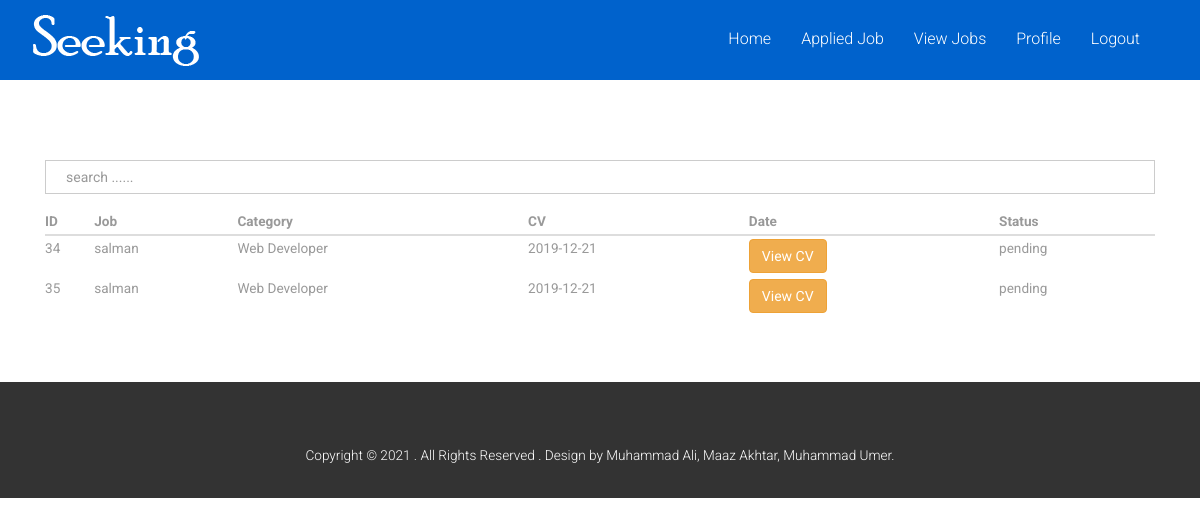
The app's page /appliedjobs.php (signed in) with its own data.
### tables this page shows
CREATE TABLE `application` (
  `appid` int(11) NOT NULL,
  `userid` int(11) DEFAULT NULL,
  `jobid` int(11) DEFAULT NULL,
  `cv` varchar(1000) DEFAULT NULL,
  `date` date DEFAULT NULL,
  `appstatus` varchar(50) NOT NULL
);

CREATE TABLE `jobs` (
  `jobid` int(11) NOT NULL,
  `name` varchar(50) NOT NULL,
  `description` varchar(500) NOT NULL,
  `skill` varchar(50) NOT NULL,
  `timing` varchar(50) NOT NULL,
  `date` date NOT NULL,
  `salary` int(11) NOT NULL,
  `location` varchar(50) NOT NULL,
  `catid` int(11) NOT NULL,
  `userid` int(11) NOT NULL,
  `nov` int(11) NOT NULL,
  `jobstatus` varchar(50) NOT NULL
);

CREATE TABLE `categories` (
  `catid` int(11) NOT NULL,
  `name` varchar(50) NOT NULL,
  `catstatus` varchar(50) NOT NULL
);

### appliedjobs.php (the view, shortened to what this page needs)
<!DOCTYPE html>
<html lang="en">
<head>
</head>
<body>
<?php
    include('header.php');
    include('connection.php');
     $userid = $_SESSION['userid'];
?>
    <div class="container">
      <div class="single">
            <div class="col-md-12">
                 <div class="form-group">
                 <input type="text" id="myinput" placeholder="search ......" class="form-control">
                 </div>
                 <table class="table">
                      <thead>
                            <tr>
                                 <th>ID</th>
                                 <th>Job</th>
                                 <th>Category</th>
                                 <th>CV</th>
                                 <th>Date</th>
                                 <th>Status</th>
                            </tr>
                      </thead>
                      <tbody id="mytable">
                           <?php
                              $sql = "SELECT application.appid, jobs.name , categories.name as 'catname', application.date, application.cv,application.appstatus
                              from application
                              INNER join jobs on jobs.jobid = application.jobid
                              INNER join categories on categories.catid = jobs.catid
                              INNER join user on user.userid = application.userid
                              where application.userid = '$userid'
                              ";
                              $rs = mysqli_query($con,$sql);
                              while($data = mysqli_fetch_array($rs)){
                           ?>
                            <tr>
                                <td><?=$data['appid']?></td>
                                <td><?=$data['name']?></td>
                                <td><?=$data['catname']?></td>
                                <td><?=$data['date']?></td>
                                <td><a href="uploads/<?=$data['cv']?>" class="btn btn-warning" target="_blank" >View CV</a></td>
                                <td ><?=$data['appstatus']?></td>
                            </tr>
                           <?php
                              }
                            ?>
                      </tbody>
                 </table>
            </div>
      </div>
</div>
<br><br>
 <?php include('footer.php'); ?>
</body>
</html

### css/style.css (style rules this page uses)
html, body { font-family: 'Roboto', sans-serif; font-size: 100%; background:#fff; }
body a { transition:0.5s all; -webkit-transition:0.5s all; -moz-transition:0.5s all; -o-transition:0.5s all; -ms-transition:0.5s all; }
.single { padding:5em 0; }
input.form-control { box-shadow: none; background-color:#fff; padding:0 20px; border-radius:0px; }
.table>tbody>tr>td, .table>tbody>tr>th, .table>tfoot>tr>td, .table>tfoot>tr>th, .table>thead>tr>td, .table>thead>tr>th { border-top: none; padding: 3px 0; }
.table > thead > tr > th, .table > tbody > tr > th, .table > tfoot > tr > th, .table > thead > tr > td, .table > tbody > tr > td, .table > tfoot > tr > td { font-size: 0.85em; color: #999; }

### records on screen
application: appid "34", jobid.name "salman", categories.name "Web Developer", date "2019-12-21", appstatus "pending"
application: appid "35", jobid.name "salman", categories.name "Web Developer", date "2019-12-21", appstatus "pending"
